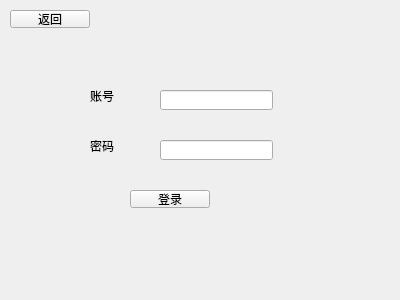
<?xml version="1.0" encoding="UTF-8"?>
<ui version="4.0">
 <class>Sign_in</class>
 <widget class="QWidget" name="Sign_in">
  <property name="geometry">
   <rect>
    <x>0</x>
    <y>0</y>
    <width>400</width>
    <height>300</height>
   </rect>
  </property>
  <property name="windowTitle">
   <string>Form</string>
  </property>
  <widget class="QLineEdit" name="account">
   <property name="geometry">
    <rect>
     <x>160</x>
     <y>90</y>
     <width>113</width>
     <height>20</height>
    </rect>
   </property>
  </widget>
  <widget class="QLineEdit" name="password">
   <property name="geometry">
    <rect>
     <x>160</x>
     <y>140</y>
     <width>113</width>
     <height>20</height>
    </rect>
   </property>
  </widget>
  <widget class="QLabel" name="label">
   <property name="geometry">
    <rect>
     <x>90</x>
     <y>90</y>
     <width>40</width>
     <height>12</height>
    </rect>
   </property>
   <property name="text">
    <string>账号</string>
   </property>
  </widget>
  <widget class="QLabel" name="label_2">
   <property name="geometry">
    <rect>
     <x>90</x>
     <y>140</y>
     <width>40</width>
     <height>12</height>
    </rect>
   </property>
   <property name="text">
    <string>密码</string>
   </property>
  </widget>
  <widget class="QPushButton" name="yes">
   <property name="geometry">
    <rect>
     <x>130</x>
     <y>190</y>
     <width>80</width>
     <height>18</height>
    </rect>
   </property>
   <property name="text">
    <string>登录</string>
   </property>
  </widget>
  <widget class="QPushButton" name="return_2">
   <property name="geometry">
    <rect>
     <x>10</x>
     <y>10</y>
     <width>80</width>
     <height>18</height>
    </rect>
   </property>
   <property name="text">
    <string>返回</string>
   </property>
  </widget>
 </widget>
 <resources/>
 <connections/>
</ui>
